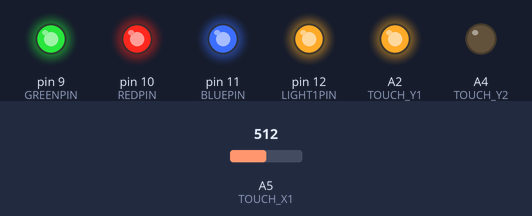
A sketch run on a simulated Arduino Uno, built with avr-gcc and run on an emulated ATmega328P. Shown: output pins drawn as LEDs (lit = HIGH). The test bench sets the inputs (shaded band); at power-on: A5 (TOUCH_X1) = 512.

Above: at 0.1 s.
Timing chart, 0 to 1.6 s (numbered marks = the images above):
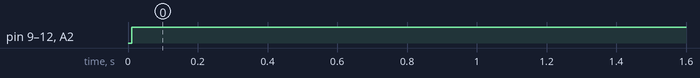

The sketch:

room_lighting.ino
```cpp
#define REDPIN 10
#define GREENPIN 9
#define BLUEPIN 11
#define LIGHT1PIN 12
#define SWITCHPIN 2
#define TOUCH_Y1 A2
#define TOUCH_X2 A3
#define TOUCH_Y2 A4
#define TOUCH_X1 A5

int r = 0;
int onState = 0;
int processedStateChange = 0;

void setup()
{
  Serial.begin(19200);

  pinMode(REDPIN, OUTPUT);
  pinMode(GREENPIN, OUTPUT);
  pinMode(BLUEPIN, OUTPUT);

  pinMode(LIGHT1PIN, OUTPUT);
  pinMode(SWITCHPIN, INPUT);
  digitalWrite(LIGHT1PIN, LOW);

  analogWrite(REDPIN, 0);
  analogWrite(GREENPIN, 0);
  analogWrite(BLUEPIN, 0);
}

void loop()
{
//  for (r = 10; r <= 255; r++) {
//    analogWrite(REDPIN, r);
//    analogWrite(GREENPIN, r);
//    analogWrite(BLUEPIN, r);
//    delay(5);
//  }
//
//  for (r = 255; r >= 10; r--) {
//    analogWrite(REDPIN, r);
//    analogWrite(GREENPIN, r);
//    analogWrite(BLUEPIN, r);
//    delay(5);
//  }

//  Serial.print("X:");
//  Serial.print(getTouchX());
//  Serial.print(", Y:");
//  Serial.println(getTouchY());
//  boolean hasTouch = (getTouchX() || getTouchY());
  boolean hasTouch = (getTouchY() > 50);
  if (hasTouch && processedStateChange == 0) {
    processedStateChange = 1;
    if (onState == 0) {
      onState = 1;
      digitalWrite(LIGHT1PIN, HIGH);
      analogWrite(REDPIN, 255);
      analogWrite(GREENPIN, 255);
      analogWrite(BLUEPIN, 255);
    } else if (onState == 1) {
      onState = 0;
      digitalWrite(LIGHT1PIN, LOW);
      analogWrite(REDPIN, 0);
      analogWrite(GREENPIN, 0);
      analogWrite(BLUEPIN, 0);
    }
  } else if (!hasTouch) {
     processedStateChange = 0;
  }

  delay(100);

//  if (digitalRead(SWITCHPIN) == HIGH && processedStateChange == 0) {
//    delay(5);
//    if (digitalRead(SWITCHPIN) == LOW) {
//      return;
//    }
//    processedStateChange = 1;
//    if (onState == 0) {
//      onState = 1;
//      digitalWrite(LIGHT1PIN, HIGH);
//      analogWrite(REDPIN, 255);
//      analogWrite(GREENPIN, 255);
//      analogWrite(BLUEPIN, 255);
//    } else if (onState == 1) {
//      onState = 0;
//      digitalWrite(LIGHT1PIN, LOW);
//      analogWrite(REDPIN, 0);
//      analogWrite(GREENPIN, 0);
//      analogWrite(BLUEPIN, 0);
//    }
//  } else if (digitalRead(SWITCHPIN) == LOW) {
//    processedStateChange = 0;
//  }
}

void fadeUpLEDs() {
  for (r = 10; r <= 255; r++) {
    analogWrite(REDPIN, r);
    analogWrite(GREENPIN, r);
    analogWrite(BLUEPIN, r);
    delay(1);
  }
}

int getTouchX() {
  pinMode(TOUCH_X1, OUTPUT);
  pinMode(TOUCH_X2, OUTPUT);
  pinMode(TOUCH_Y1, INPUT);
  pinMode(TOUCH_Y2, INPUT);

  digitalWrite(TOUCH_Y1, LOW);
  digitalWrite(TOUCH_Y2, LOW);

  digitalWrite(TOUCH_X1, HIGH);
  digitalWrite(TOUCH_X2, LOW);

  delay(10);
  return analogRead(TOUCH_Y2);
}

int getTouchY() {
  pinMode(TOUCH_Y1, OUTPUT);
  pinMode(TOUCH_Y2, OUTPUT);
  pinMode(TOUCH_X1, INPUT);
  pinMode(TOUCH_X2, INPUT);

  digitalWrite(TOUCH_X1, LOW);
  digitalWrite(TOUCH_X2, LOW);

  digitalWrite(TOUCH_Y1, HIGH);
  digitalWrite(TOUCH_Y2, LOW);

  delay(10);
  return analogRead(TOUCH_X1);
}
```

Measured:
- by itself, pin 9 (GREENPIN), pin 10 (REDPIN), pin 11 (BLUEPIN), pin 12 (LIGHT1PIN): LOW → HIGH at 0.01 s
- by itself, A2 (TOUCH_Y1): LOW → HIGH at 0.00 s
